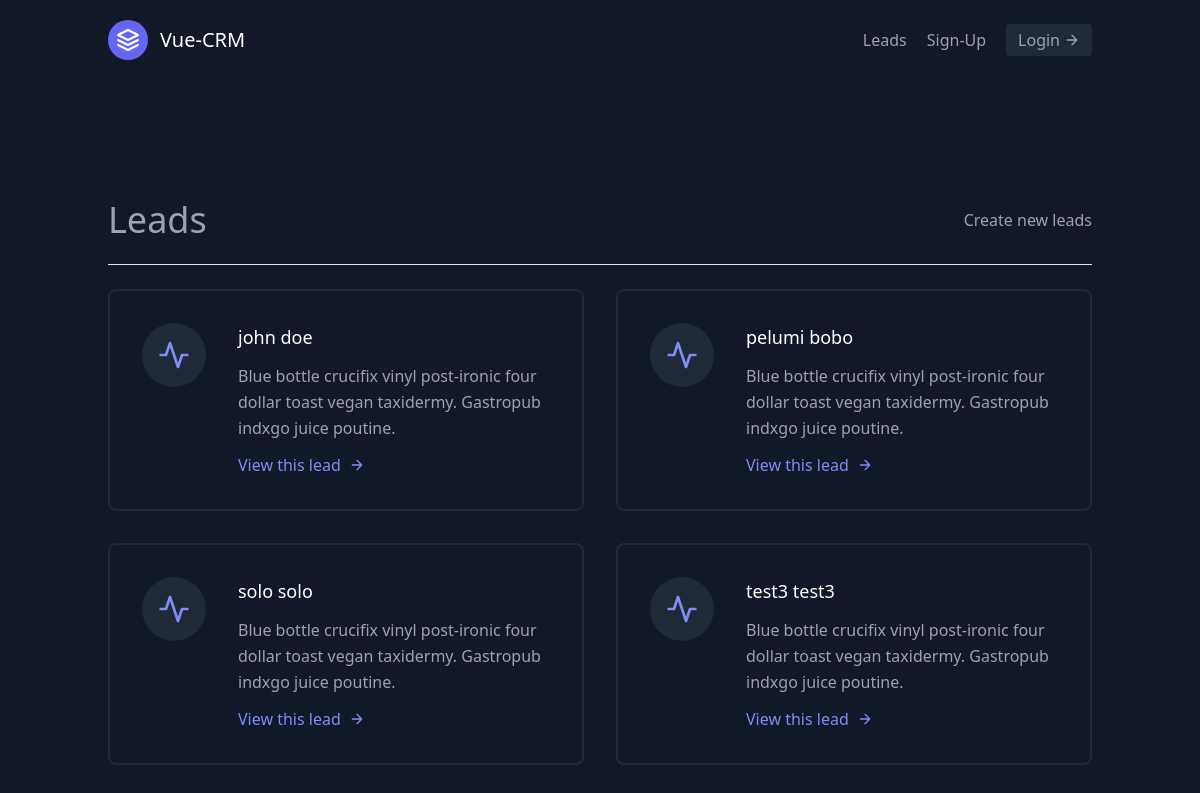
Before: /leads/ with the older database file.
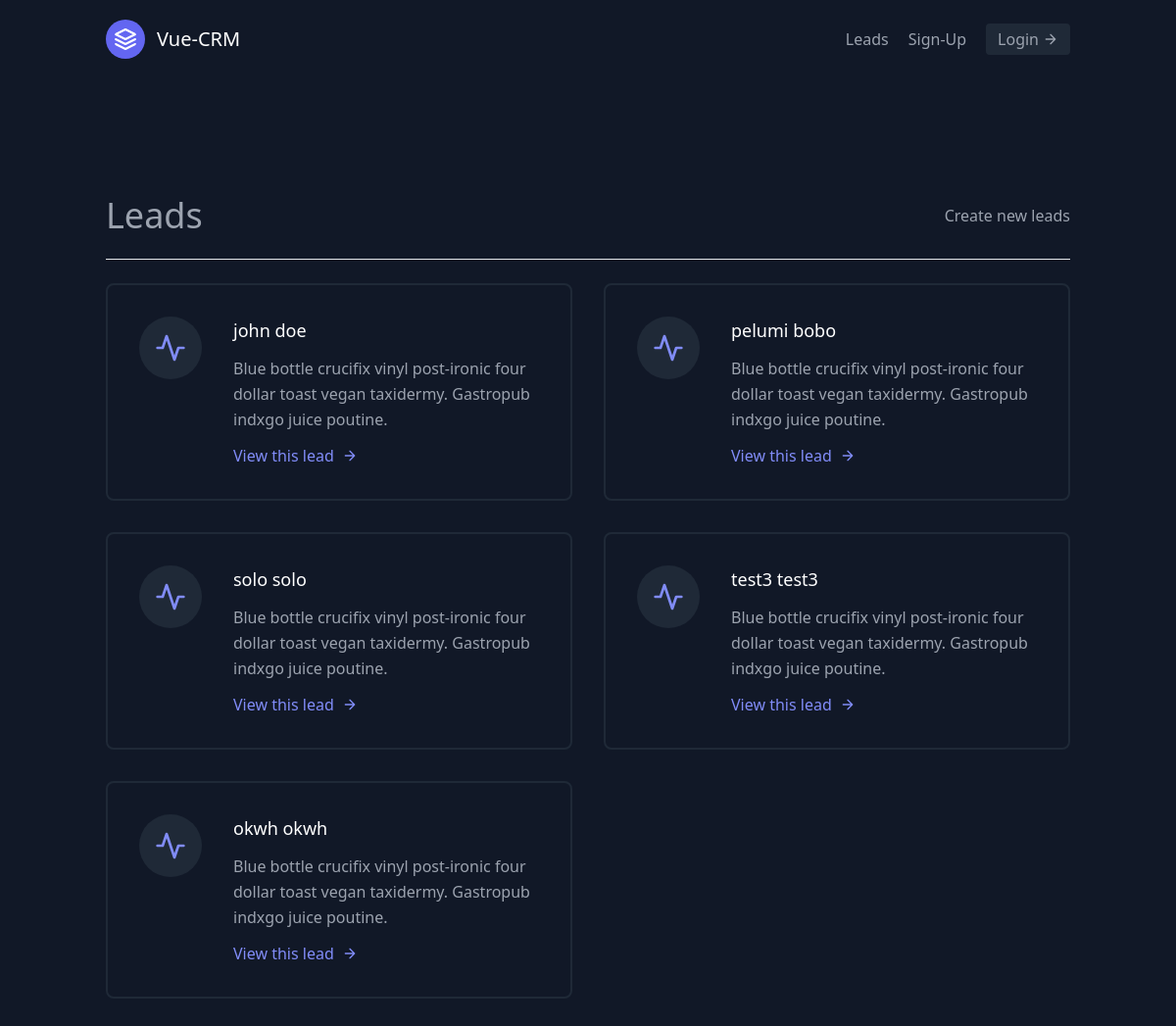
After: the same page with the newer database file.
### leads/models.py (models this page shows, shortened)
class Lead(models.Model):
    first_name = models.CharField(max_length=20)
    last_name = models.CharField(max_length=20)
    age = models.IntegerField(default=0)
    location = models.CharField(max_length=800, blank=True)
    phone_number = models.IntegerField( default='+234')
    agent = models.ForeignKey(Agent, on_delete=models.CASCADE)

### leads/views.py (the view)
# urls.py: path('', views.lead_list, name='lead_list'),
def lead_list(request):
    leads = Lead.objects.all()
    context = {
        'leads':leads
    }
    return render(request, 'leads/lead_list.html', context)

### leads/templates/leads/lead_list.html
{% extends 'base.html' %}
{% block content %}
<section class="text-gray-400 bg-gray-900 body-font">
  <div class="container px-5 py-24 mx-auto flex flex-wrap">
        <div class=" w-full mb-6 py-6  flex justify-between items-center border-b border-gray-200" >
                <div>
                    <h1 class="text-4xl text-white-800">
                        Leads
                    </h1>
                </div>
                <div>
                    <a class="text-white-500 hover:text-blue-500" href="{% url 'leads:lead_create' %}">Create new leads</a>
                </div>
        </div>
            <br>
    <div class="flex flex-wrap -m-4">
    {% for lead in leads %}
      <div class="p-4 lg:w-1/2 md:w-full">
        <div class="flex border-2 rounded-lg border-gray-800 p-8 sm:flex-row flex-col">
          <div class="w-16 h-16 sm:mr-8 sm:mb-0 mb-4 inline-flex items-center justify-center rounded-full bg-gray-800 text-indigo-400 flex-shrink-0">
            <svg fill="none" stroke="currentColor" stroke-linecap="round" stroke-linejoin="round" stroke-width="2" class="w-8 h-8" viewBox="0 0 24 24">
              <path d="M22 12h-4l-3 9L9 3l-3 9H2"></path>
            </svg>
          </div>
          <div class="flex-grow">
            <h2 class="text-white text-lg title-font font-medium mb-3">{{lead.first_name}} {{lead.last_name}}</h2>
            <p class="leading-relaxed text-base">Blue bottle crucifix vinyl post-ironic four dollar toast vegan taxidermy. Gastropub indxgo juice poutine.</p>
            <a href="{% url 'leads:lead_detail' lead.pk %}" class="mt-3 text-indigo-400 inline-flex items-center">View this lead
              <svg fill="none" stroke="currentColor" stroke-linecap="round" stroke-linejoin="round" stroke-width="2" class="w-4 h-4 ml-2" viewBox="0 0 24 24">
                <path d="M5 12h14M12 5l7 7-7 7"></path>
              </svg>
            </a>
          </div>
        </div>
      </div>
    {% endfor %}
    </div>
  </div>
</section>
{% endblock content %}

Changed rows visible on the page:
added Lead: first_name "okwh", last_name "okwh"
